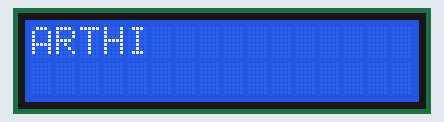
This sketch was run on a simulated ESP8266 (NodeMCU). Parts: 16×2 character LCD.

Above: at 0.1 s.
At 4.7 s:
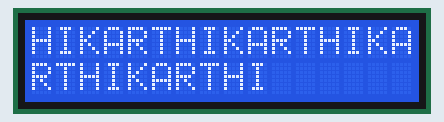
At 9.7 s:
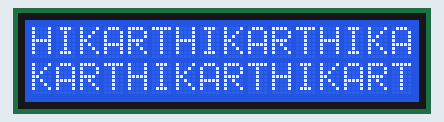
At 19.4 s:
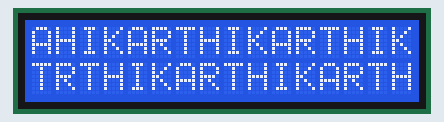
At 29.0 s:
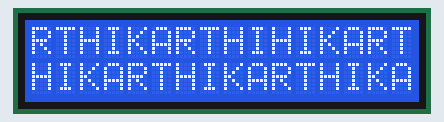
At 39.1 s:
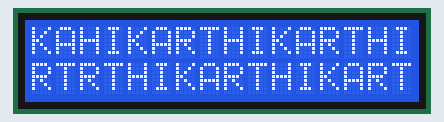

The sketch:

I2Clcdwithesp8266.ino
```cpp
#include <Wire.h>
#include <LiquidCrystal_I2C.h>

LiquidCrystal_I2C lcd(0x27, 16, 2);

void setup() {
  Wire.begin(D6, D7);  //SDA-D6,SCL-D7
  lcd.init();
  lcd.backlight();

}

void loop() {
lcd.print("KARTHI");
  lcd.scrollDisplayLeft(); /* Scroll the display to the left */
  delay(500);  /* delay according to scrolling speed you want*/
}
```

Measured:
- what the display in image 1 shows lasts 0.5 s, from 4.6 s to 5.1 s
